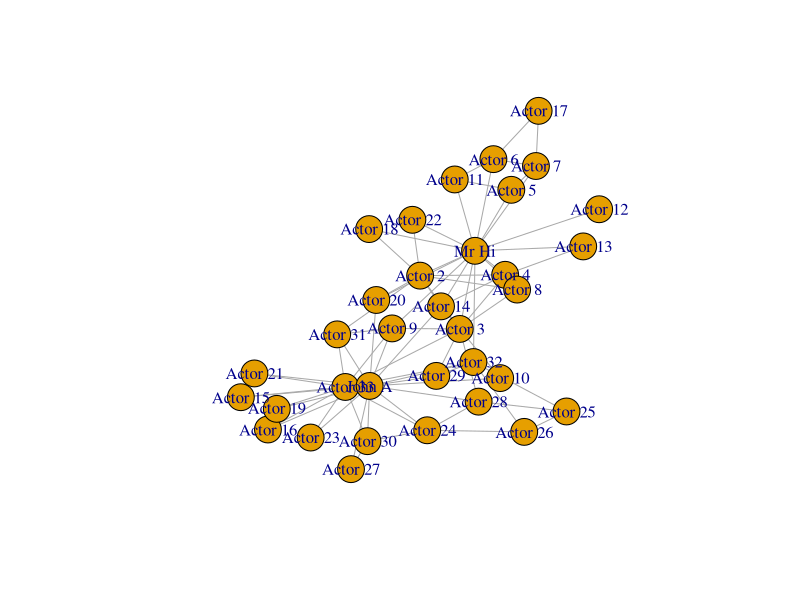
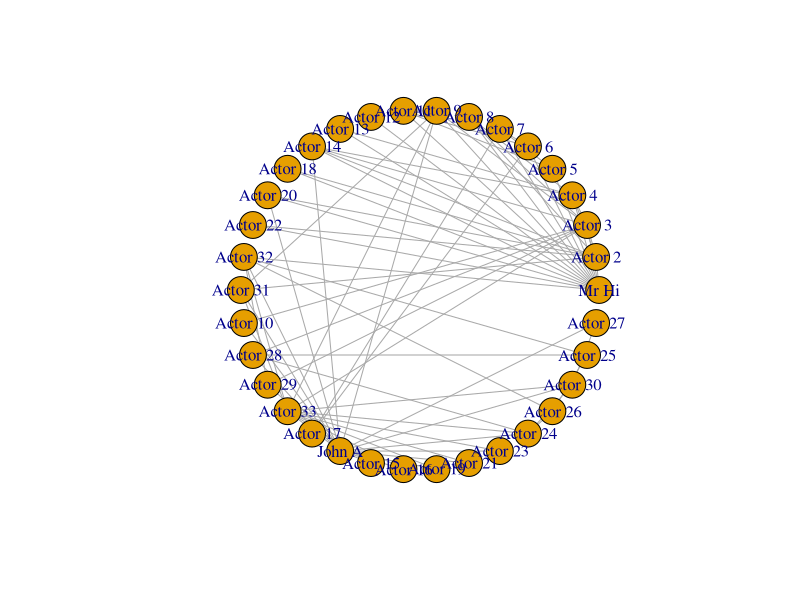
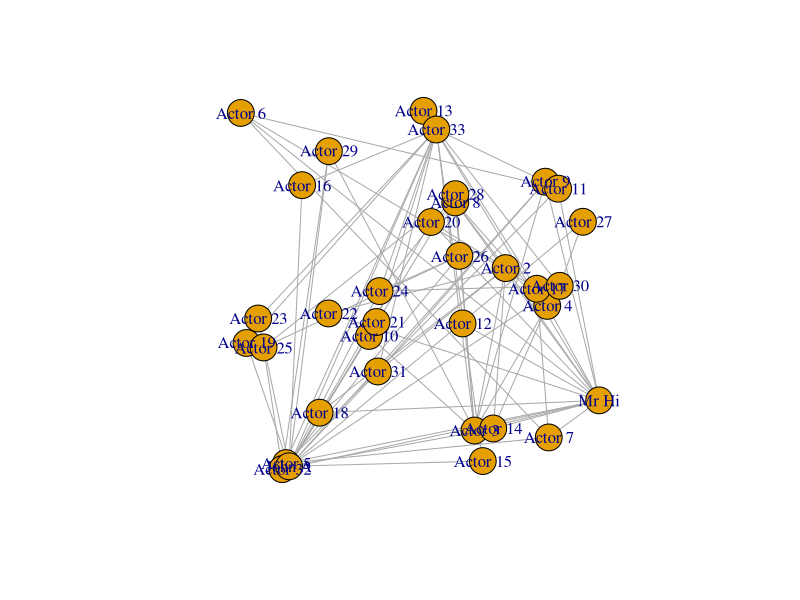
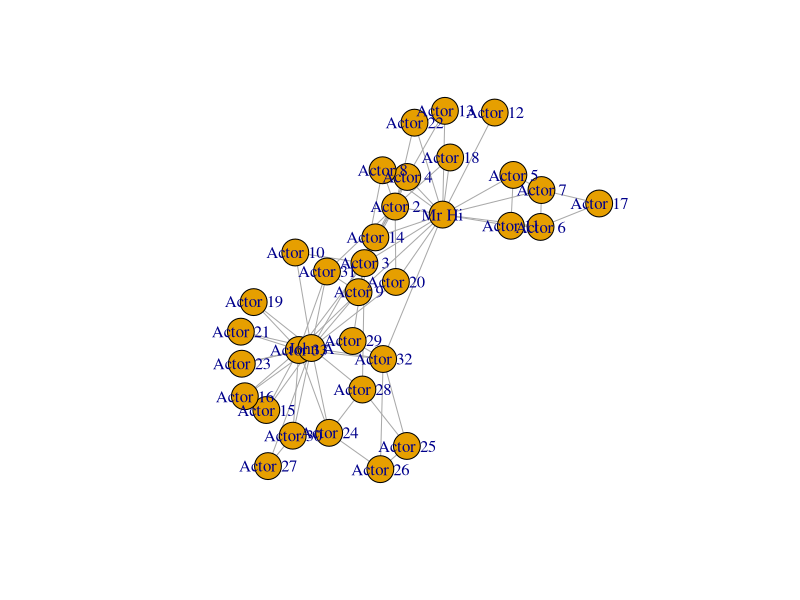
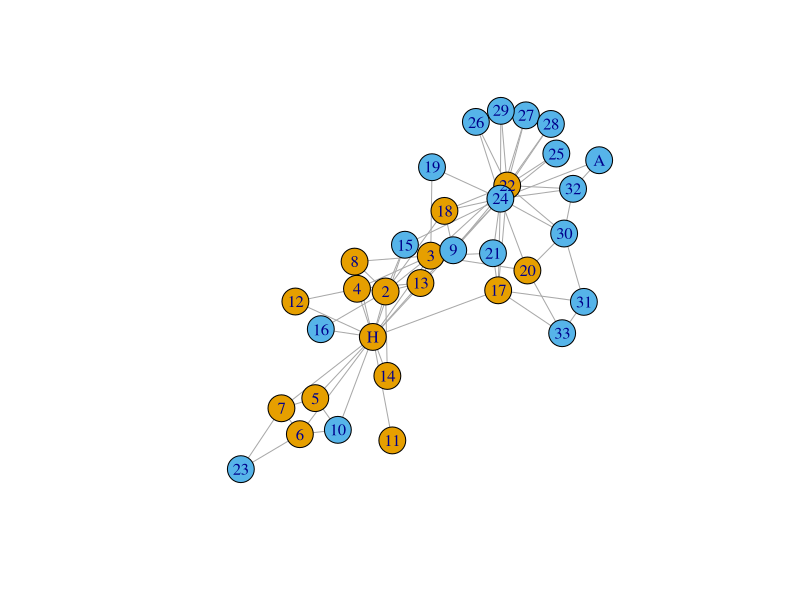
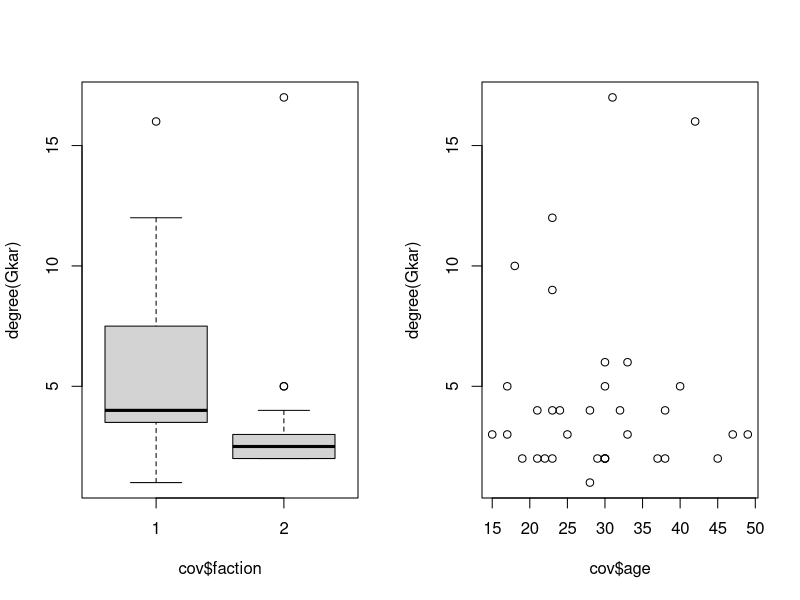

Write the R code that produced these figures, in order.
## ---- chunk 1
knitr::opts_chunk$set(echo = TRUE)
library(igraph)
## ---- chunk 2
edges = read.table("Karate_edge.csv")
head(edges)
## ---- chunk 3
library(igraph)
Gkar = graph_from_edgelist(as.matrix(edges),directed=FALSE)
Gkar
## ---- chunk 4
plot(Gkar)
## ---- chunk 5
plot(Gkar,layout=layout.circle)
## ---- chunk 6
plot(Gkar, layout=layout.random)
## ---- chunk 7
Akar = as.matrix(get.adjacency(Gkar)) 
Akar[1:5,1:5]
## ---- chunk 8
Gkar2 = graph_from_adjacency_matrix(Akar,mode = "undirected")
plot(Gkar2)
## ---- chunk 9
degree(Gkar)
## ---- chunk 10
cov = read.table("Karate_ego.csv",row.names = 1)
names(cov)=c("faction","names","numero","couleur","age")
head(cov)
## ---- chunk 11
plot(Gkar, vertex.color = cov$couleur,vertex.label=as.character(cov$numero))
## ---- chunk 12
par(mfrow=c(1,2))
boxplot(degree(Gkar)~cov$faction)
plot(degree(Gkar)~cov$age)
